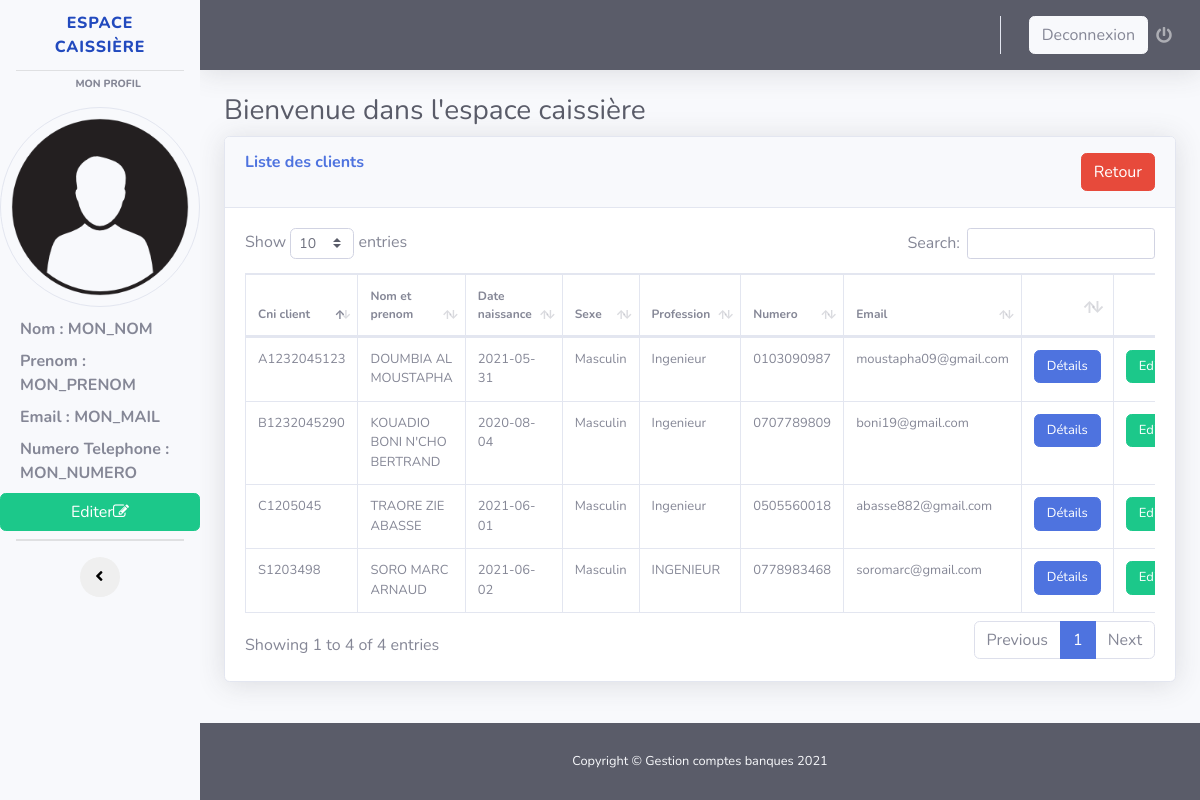
The page /espace_caissiere_liste_clients.php on the database its author committed.
### tables this page shows
CREATE TABLE `client` (
  `idclient` int(11) NOT NULL,
  `cni` varchar(255) DEFAULT NULL,
  `nomclient` varchar(255) NOT NULL,
  `prenomclient` varchar(255) NOT NULL,
  `datenaissance` date NOT NULL,
  `profession` varchar(255) NOT NULL,
  `telephone` varchar(255) NOT NULL,
  `email` varchar(255) DEFAULT NULL,
  `lienphoto` varchar(255) DEFAULT NULL,
  `liensignature` varchar(255) DEFAULT NULL,
  `archive` int(1) NOT NULL DEFAULT 0,
  `idsexe` int(1) NOT NULL DEFAULT 1
);

CREATE TABLE `sexe` (
  `idsexe` int(11) NOT NULL,
  `libsexe` varchar(255) NOT NULL
);

### espace_caissiere_liste_clients.php (the view, shortened to what this page needs)
<?php
$bd = bd();
?>
<!DOCTYPE html>
<html lang="en">
<head>
  <link href="vendor/fontawesome-free/css/all.min.css" rel="stylesheet" type="text/css">
  <link rel="stylesheet" href="//maxcdn.bootstrapcdn.com/font-awesome/4.7.0/css/font-awesome.min.css" />
  <link href="css/sb-admin-2.min.css" rel="stylesheet">
  <link href="vendor/datatables/dataTables.bootstrap4.min.css" rel="stylesheet">
</head>
<body id="page-top">
<div id="wrapper" class="bg-dark">
    <ul class="navbar-nav bg-light sidebar sidebar-white accordion" id="accordionSidebar">
      <a class="sidebar-brand d-flex align-items-center justify-content-center" href="#">
        <div class="sidebar-brand-icon rotate-n-15">
        </div>
        <div class="sidebar-brand-text mx-3">ESPACE CAISSIÈRE</div>
      </a>
      <hr class="sidebar-divider my-0">
      <div class="sidebar-heading" style="margin:5px auto;">
        Mon profil
      </div>
      <img src="image/user.png" class="rounded-circle border" alt="image" style="height: 200px; width:200px; margin:10px auto;"/>
      <label style="margin-left: 20px; font-weight:bold;">
          Nom :<?php echo ' MON_NOM'; ?>
      </label>
      <label style="margin-left: 20px; font-weight:bold">
          Prenom :<?php echo ' MON_PRENOM'; ?>
      </label>
      <label style="margin-left: 20px; font-weight:bold">
          Email :<?php echo ' MON_MAIL'; ?>
      </label>
      <label style="margin-left: 20px; font-weight:bold">
          Numero Telephone :<br> <?php echo ' MON_NUMERO'; ?>
      </label>
      <label class="btn btn-success" data-toggle="modal" data-target="#motdepass">
        Editer<span class="fa fa-edit">
      </label>
      <hr class="sidebar-divider my-0">
      <hr class="sidebar-divider">
      <div class="text-center d-none d-md-inline">
        <button class="rounded-circle border-0" id="sidebarToggle"></button>
      </div>
    </ul>
    <div id="content-wrapper" class="d-flex flex-column">
      <div id="content">
        <nav class="navbar navbar-expand navbar-dark bg-dark text-light topbar mb-4 static-top shadow">
          <ul class="navbar-nav ml-auto">
            <li class="nav-item dropdown no-arrow">
              <a class="nav-link dropdown-toggle" href="#" id="userDropdown" role="button" data-toggle="dropdown" aria-haspopup="true" aria-expanded="false">
                <span class="mr-2 d-none d-lg-inline text-gray-600 small btn btn-light">Deconnexion</span>
                <i class="fas fa-power-off"></i>
              </a>
            </li>
          </ul>
        </nav>
        <div class="container-fluid">
          <h1 class="h3 mb-2 text-gray-800">Bienvenue dans l'espace caissière </h1>
          <div class="card shadow mb-4">
            <div class="card-header py-3">
              <h6 class="m-0 font-weight-bold text-primary">Liste des clients <a href="espace_caissiere_home.php" class="btn btn-danger text-white" style="float:right;">Retour </a></h6>
            </div>
            <?php
              $requete = $bd->prepare("SELECT * FROM client LEFT JOIN sexe ON sexe.idsexe = client.idsexe WHERE client.archive = 0 ");
              $donne = $requete->execute();
            ?>
            <div class="card-body">
              <div class="table-responsive">
                <table class="table table-bordered" id="dataTable" width="100%" cellspacing="0">
                  <thead>
                    <tr>
                      <th style="font-size:12px;">Cni client</th>
                      <th style="font-size:12px;">Nom et prenom</th>
                      <th style="font-size:12px;">Date naissance</th>
                      <th style="font-size:12px;">Sexe</th>
                      <th style="font-size:12px;">Profession</th>
                      <th style="font-size:12px;">Numero</th>
                      <th style="font-size:12px;">Email</th>
                      <th></th>
                      <th></th>
                    </tr>
                  </thead>
                  <tbody>
                    <?php
                    while($donnes = $requete->fetch() ){ ?>
                    <tr>
                      <td style="font-size:13px;"><?php echo $donnes['cni'];?></td>
                      <td style="font-size:13px;"><?php echo $donnes['nomclient'].' '.$donnes['prenomclient'];?></td>
                      <td style="font-size:13px;"><?php echo $donnes['datenaissance'];?></td>
                      <td style="font-size:13px;"><?php echo $donnes['libsexe'];?></td>
                      <td style="font-size:13px;"><?php echo $donnes['profession'];?></td>
                      <td style="font-size:13px;"><?php echo $donnes['telephone'];?></td>
                      <td style="font-size:13px;"><?php echo $donnes['email'];?></td>
                      <td><a class="btn btn-primary" style="font-size:13px;" title="Voir plus" href="voir_plus.php?Id_clt=<?php echo $donnes['idclient'];?>">Détails </a></td>
                      <td><a class="btn btn-success" title="Editer" style="font-size:13px;" href="editer_client.php?Id_clt=<?php echo $donnes['idclient'];?>">Editer </a></td>
                    </tr>
                    <?php
                      }
                    ?>
                  </tbody>
                </table>
              </div>
            </div>
          </div>
        </div>
      </div>
      <footer class="sticky-footer bg-dark text-light">
        <div class="container my-auto">
          <div class="copyright text-center my-auto">
            <span>Copyright &copy; Gestion comptes banques 2021</span>
          </div>
        </div>
      </footer>
    </div>
  </div>
</body>
</html>

### rows shown on the page
client: cni "C1205045", nomclient "TRAORE", prenomclient "ZIE ABASSE", datenaissance "2021-06-01", idsexe.libsexe "Masculin", profession "Ingenieur", telephone "0505560018", email "abasse882@gmail.com"
client: cni "S1203498", nomclient "SORO", prenomclient "MARC ARNAUD", datenaissance "2021-06-02", idsexe.libsexe "Masculin", profession "INGENIEUR", telephone "0778983468", email "soromarc@gmail.com"
client: cni "A1232045123", nomclient "DOUMBIA", prenomclient "AL MOUSTAPHA", datenaissance "2021-05-31", idsexe.libsexe "Masculin", profession "Ingenieur", telephone "0103090987", email "moustapha09@gmail.com"
client: cni "B1232045290", nomclient "KOUADIO", prenomclient "BONI N'CHO BERTRAND", datenaissance "2020-08-04", idsexe.libsexe "Masculin", profession "Ingenieur", telephone "0707789809", email "boni19@gmail.com"
